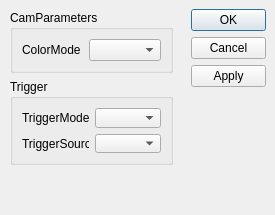
<?xml version="1.0" encoding="UTF-8"?>
<ui version="4.0">
 <class>DialogAvtVimba</class>
 <widget class="QDialog" name="DialogAvtVimba">
  <property name="geometry">
   <rect>
    <x>0</x>
    <y>0</y>
    <width>275</width>
    <height>215</height>
   </rect>
  </property>
  <property name="windowTitle">
   <string>Dialog</string>
  </property>
  <widget class="QDialogButtonBox" name="buttonBox">
   <property name="geometry">
    <rect>
     <x>191</x>
     <y>9</y>
     <width>75</width>
     <height>81</height>
    </rect>
   </property>
   <property name="locale">
    <locale language="German" country="Germany"/>
   </property>
   <property name="orientation">
    <enum>Qt::Vertical</enum>
   </property>
   <property name="standardButtons">
    <set>QDialogButtonBox::Apply|QDialogButtonBox::Cancel|QDialogButtonBox::Ok</set>
   </property>
  </widget>
  <widget class="QWidget" name="">
   <property name="geometry">
    <rect>
     <x>10</x>
     <y>10</y>
     <width>163</width>
     <height>191</height>
    </rect>
   </property>
   <layout class="QVBoxLayout" name="verticalLayout">
    <item>
     <widget class="QGroupBox" name="gr_CamParameters">
      <property name="title">
       <string>CamParameters</string>
      </property>
      <layout class="QHBoxLayout" name="horizontalLayout">
       <item>
        <widget class="QLabel" name="lB_ColorMode">
         <property name="text">
          <string>ColorMode</string>
         </property>
        </widget>
       </item>
       <item>
        <widget class="QComboBox" name="cB_ColorMode"/>
       </item>
      </layout>
     </widget>
    </item>
    <item>
     <widget class="QGroupBox" name="gr_Trigger">
      <property name="minimumSize">
       <size>
        <width>0</width>
        <height>13</height>
       </size>
      </property>
      <property name="title">
       <string>Trigger</string>
      </property>
      <layout class="QGridLayout" name="gridLayout">
       <item row="0" column="0">
        <widget class="QLabel" name="lB_TriggerMode">
         <property name="text">
          <string>TriggerMode</string>
         </property>
        </widget>
       </item>
       <item row="0" column="1">
        <widget class="QComboBox" name="cB_TriggerMode"/>
       </item>
       <item row="1" column="1">
        <widget class="QComboBox" name="cB_TriggerSource"/>
       </item>
       <item row="1" column="0">
        <widget class="QLabel" name="lB_TriggerSource">
         <property name="text">
          <string>TriggerSource</string>
         </property>
        </widget>
       </item>
      </layout>
     </widget>
    </item>
    <item>
     <spacer name="verticalSpacer">
      <property name="orientation">
       <enum>Qt::Vertical</enum>
      </property>
      <property name="sizeHint" stdset="0">
       <size>
        <width>20</width>
        <height>40</height>
       </size>
      </property>
     </spacer>
    </item>
   </layout>
  </widget>
 </widget>
 <resources/>
 <connections/>
</ui>
